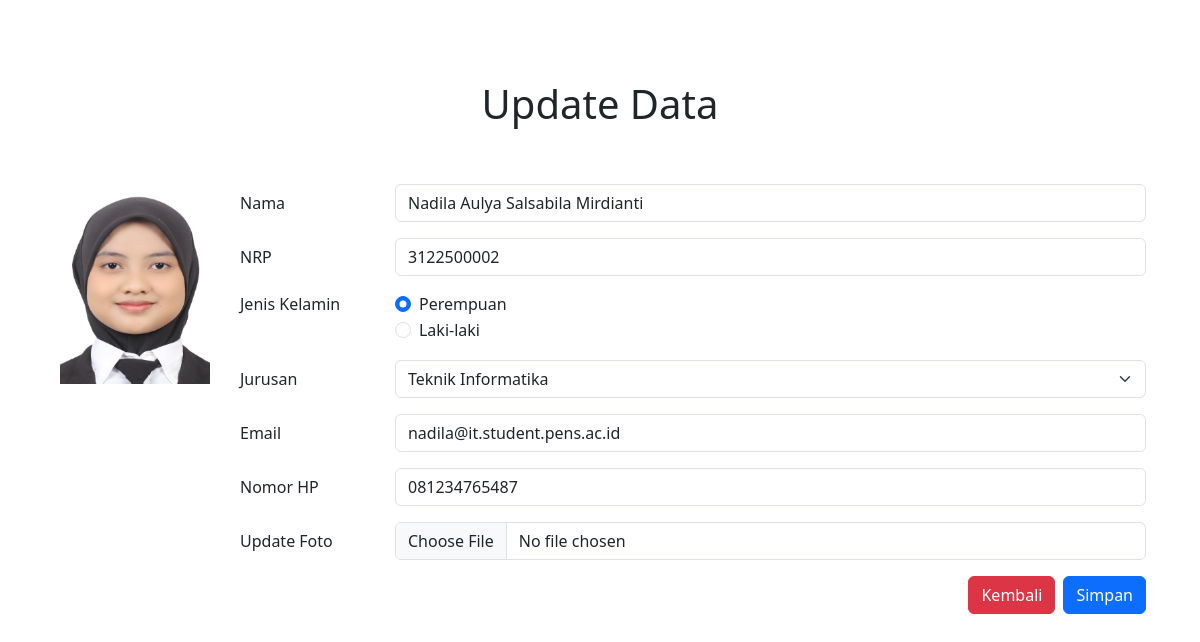
The page /update.php?id=6 (signed in) on the database its author committed.
### tables this page shows
CREATE TABLE `mahasiswa` (
  `nrp` varchar(20) NOT NULL,
  `nama` varchar(255) NOT NULL,
  `jenis_kelamin` varchar(10) NOT NULL,
  `jurusan` varchar(100) NOT NULL,
  `email` varchar(100) NOT NULL,
  `no_hp` varchar(100) NOT NULL,
  `foto` varchar(255) NOT NULL,
  `tipe` varchar(255) NOT NULL,
  `size` varchar(20) NOT NULL,
  `id` int(20) NOT NULL
);

### update.php (the view, shortened to what this page needs)
<?php
include 'koneksi.php';
$id = $_GET['id'];
$data = mysqli_query($conn, "SELECT * FROM mahasiswa WHERE id='$id'");
$d = mysqli_fetch_array($data);
?>
<!DOCTYPE html>
<html lang="en">
<head>
    <link href="https://cdn.jsdelivr.net/npm/bootstrap@5.3.0-alpha3/dist/css/bootstrap.min.css" rel="stylesheet">
</head>
<body>
    <div class="container-lg">
        <h1 align="center" >Update Data</h1><br><br>
        <div class="container">
            <div class="row">
                <div class="col text-center" >
                    <img width="150px" height="200px" src="<?php echo "Photo/".$d['foto']; ?>"><br><br>
                </div>
                <div class="col-sm-10">
                    <form action="" enctype="multipart/form-data" method="post">
                        <div class="row mb-3">
                            <label  class="col-sm-2 col-form-label">Nama</label>
                            <div class="col-sm-10">
                                <input type="text" name="nama" value="<?php echo $d['nama']; ?>" class="form-control" >
                            </div>
                        </div>
                        <div class="row mb-3">
                            <label class="col-sm-2 col-form-label">NRP</label>
                            <div class="col-sm-10">
                                <input type="text" name="nrp" value="<?php echo $d['nrp']; ?>" class="form-control">
                            </div>
                        </div>
                        <fieldset class="row mb-3">
                            <legend class="col-form-label col-sm-2 pt-0">Jenis Kelamin</legend>
                            <div class="col-sm-10">
                                <div class="form-check">
                                    <input class="form-check-input" type="radio" name="jenis_kelamin" value="Perempuan" <?php if ($d['jenis_kelamin'] == 'Perempuan') echo 'checked'; ?> id="gridRadios1" >
                                    <label class="form-check-label" for="gridRadios1">Perempuan</label>
                                </div>
                                <div class="form-check">
                                    <input class="form-check-input" type="radio" name="jenis_kelamin" value="Laki-laki" <?php if ($d['jenis_kelamin'] == 'Laki-laki') echo 'checked'; ?> id="gridRadios2" >
                                    <label class="form-check-label" for="gridRadios2">
                                        Laki-laki
                                    </label>
                                </div>
                            </div>
                        </fieldset>
                        <div class="row mb-3">
                            <label class="col-sm-2 col-form-label">Jurusan</label>
                            <div class="col-sm-10">
                                <select class="form-select" name="jurusan" >
                                    <option  value="Teknik Informatika" <?php if ($d['jurusan'] == 'Teknik Informatika') echo 'selected'; ?>>Teknik Informatika</option>
                                </select>
                            </div>
                        </div>
                        <div class="row mb-3">
                            <label  class="col-sm-2 col-form-label">Email</label>
                            <div class="col-sm-10">
                                <input type="text" name="email" value="<?php echo $d['email']; ?>"  class="form-control" >
                            </div>
                        </div>
                        <div class="row mb-3">
                            <label class="col-sm-2 col-form-label">Nomor HP</label>
                            <div class="col-sm-10">
                                <input type="text" name="no_hp" value="<?php echo $d['no_hp']; ?>"  class="form-control" >
                            </div>
                        </div>
                        <div class="row mb-3">
                            <label class="col-sm-2 col-form-label">Update Foto</label>
                            <div class="col-sm-10">
                                <input type="file" name="photo" class="form-control" >
                            </div>
                        </div>
                        <div class="d-grid gap-2 d-md-flex justify-content-md-end">
                            <a class="btn btn-danger" href="tampilan.php" role="button">Kembali</a>
                            <button type="submit" name="submit" class="btn btn-primary">Simpan</button>
                        </div>
                    </form>
                </div>
            </div>
        </div>
    </div>
</body>
</html>

### update.php (style rules this page uses)
.container-lg { padding-top: 80px; }

### rows shown on the page
mahasiswa: foto (picture), nama "Nadila Aulya Salsabila Mirdianti", nrp "3122500002", jenis_kelamin "☑ Perempuan", jenis_kelamin "☐ Laki-laki", jurusan "Teknik Informatika", email "nadila@it.student.pens.ac.id", no_hp "081234765487"
